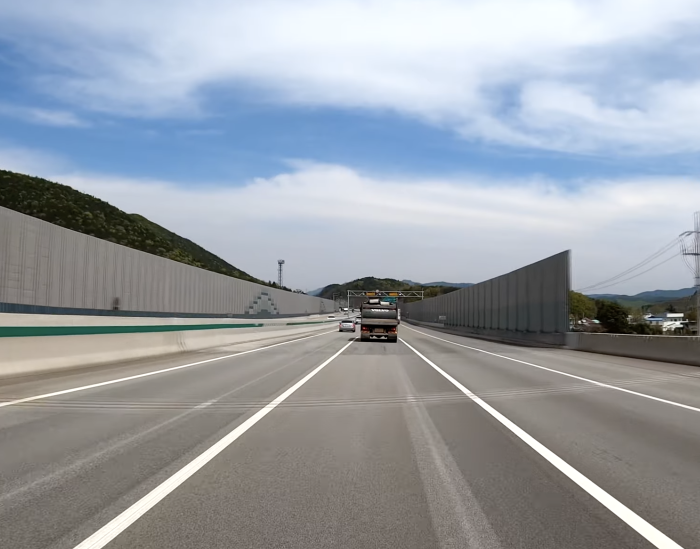
#> input picture data/road.jpg, 1400 x 1098 px (shown at 1/2 size)
$ python '52_차선검출.py'
#> lines starting #> are read from the running program, lines starting #| are printed output that depends on the picture; after the words box and inside, x2 and y2 are one past the last pixel; in counts of white or black regions, pixels touching at a corner belong together
import cv2
import numpy as np

# [36 lines of commented-out code are left out]

road_img = cv2.imread('./data/road.jpg')
#> road_img is the input picture: shape (1098, 1400, 3); mean B, G, R 166.8, 159.2, 153.1

road_img = cv2.cvtColor(road_img, cv2.COLOR_BGR2RGB)
road_img = cv2.cvtColor(road_img, cv2.COLOR_RGB2GRAY)
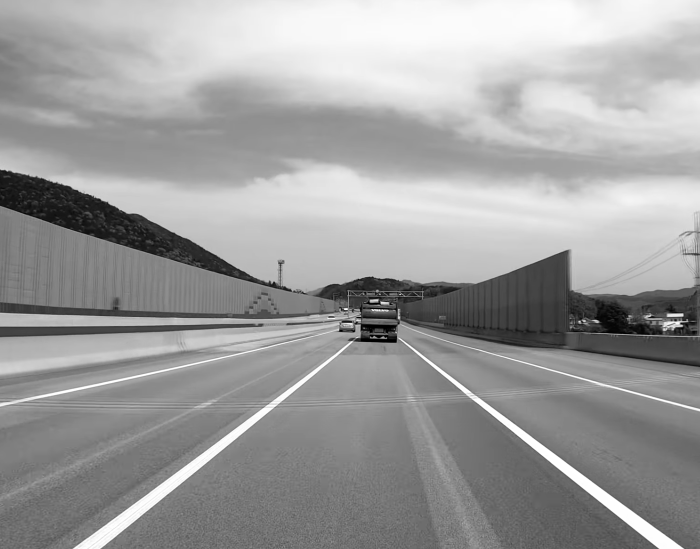
#> road_img: shape (1098, 1400) (shown at 1/2 size); min 0, max 255, mean 158.2

road_blur = cv2.GaussianBlur(road_img, (0, 0), 1)
road_edge = cv2.Canny(road_blur, 100, 250)
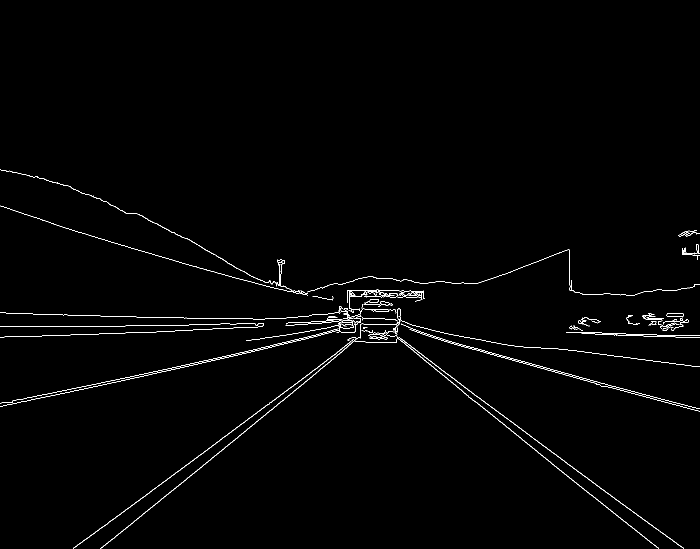
#> road_edge: shape (1098, 1400) (shown at 1/2 size); 1% white in thin lines or dots, all inside (x1, y1, x2, y2) = (0, 339, 1400, 1098)

mask = np.zeros([1098, 1400], dtype='uint8')
point = np.array([[(50, 1098), (600, 700), (900, 700), (1400, 1098)]])
cv2.fillPoly(mask, point, 255)
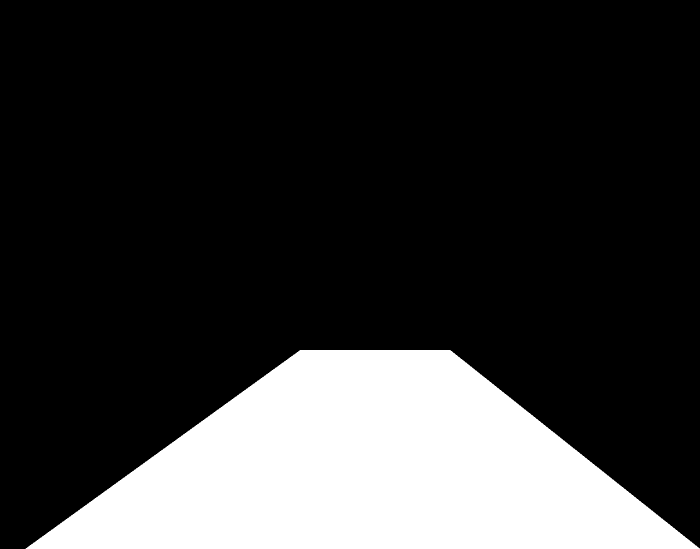
#> mask: shape (1098, 1400) (shown at 1/2 size); 21.4% white; 1 white region, box (x1, y1, x2, y2) and area: (51, 700, 1400, 1098) 328477

result_img = cv2.bitwise_and(mask, road_edge) # 마스크 흰색과 기존 엣지 흰색에서 둘다 겹치는 부분만 검출
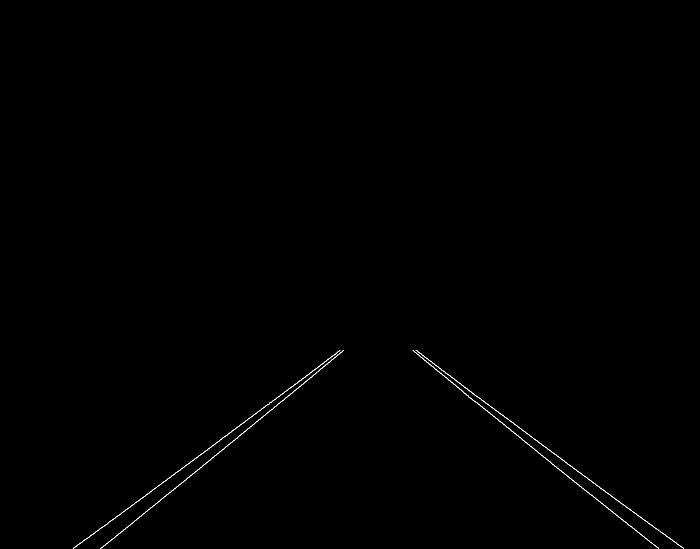
#> result_img: shape (1098, 1400) (shown at 1/2 size); 0.24% white in thin lines or dots, all inside (x1, y1, x2, y2) = (146, 700, 1368, 1098)

line_img = np.zeros((1098, 1400, 3), dtype=np.uint8)
road_line = cv2.HoughLinesP(result_img, 3, np.pi/180, 90, minLineLength=1, maxLineGap=5)
#> road_line = 24 rows, first 6: [424, 915, 659, 724], [316, 971, 447, 875], [951, 803, 1247, 1042], [1026, 845, 1230, 998], [503, 832, 627, 741], [631, 738, 657, 717]

for line in road_line:
    for x1, y1, x2, y2 in line:
        cv2.line(line_img, (x1, y1), (x2, y2), (255, 0, 0), 3)
#> this loop made 24 passes
#> line on passes 1 to 12: [[424, 915, 659, 724]], [[316, 971, 447, 875]], [[951, 803, 1247, 1042]], [[1026, 845, 1230, 998]], [[503, 832, 627, 741]], [[631, 738, 657, 717]], [[146, 1097, 298, 986]], [[1176, 957, 1367, 1096]], [[831, 700, 998, 826]], [[571, 795, 684, 703]], [[255, 1054, 343, 981]], [[826, 700, 949, 803]]


cv2.imshow('Resized Image', line_img)
cv2.waitKey(0)
cv2.destroyAllWindows()
